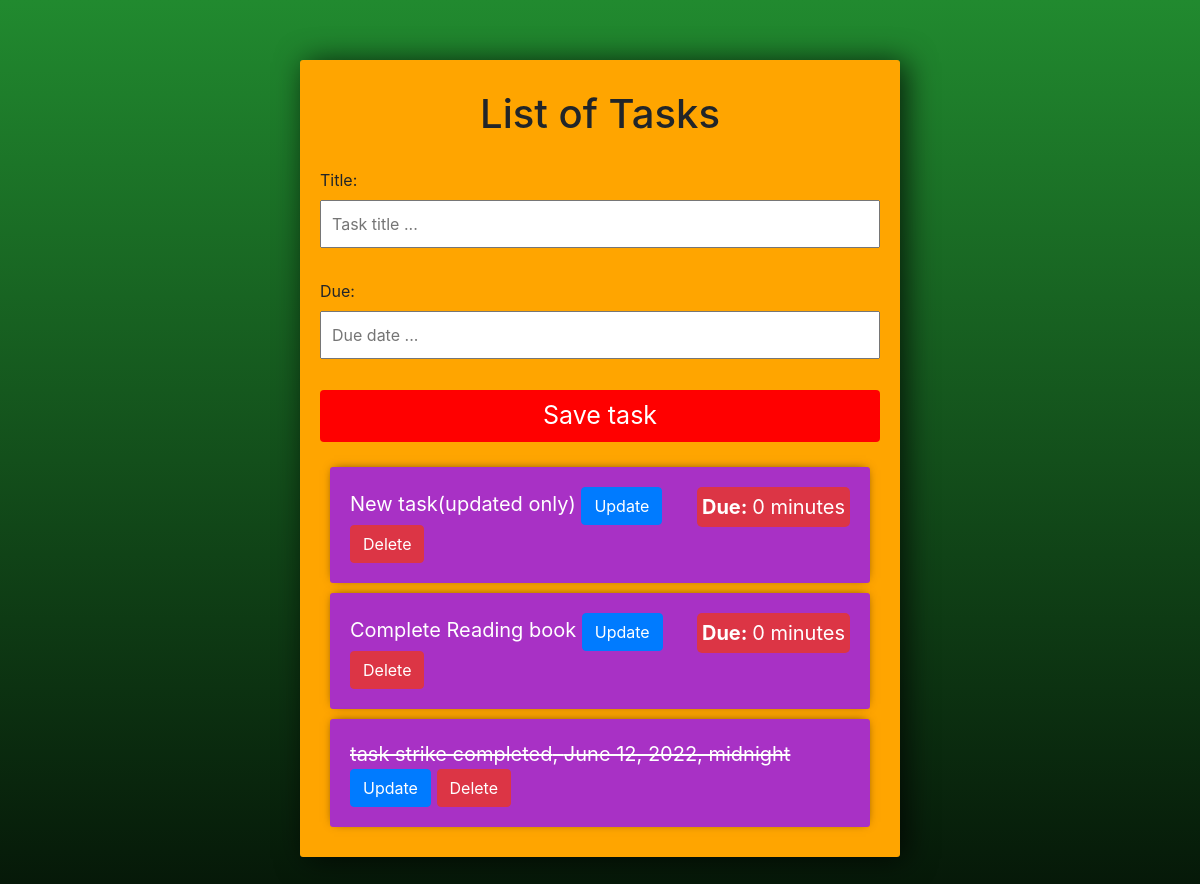
The app's page /, older data.
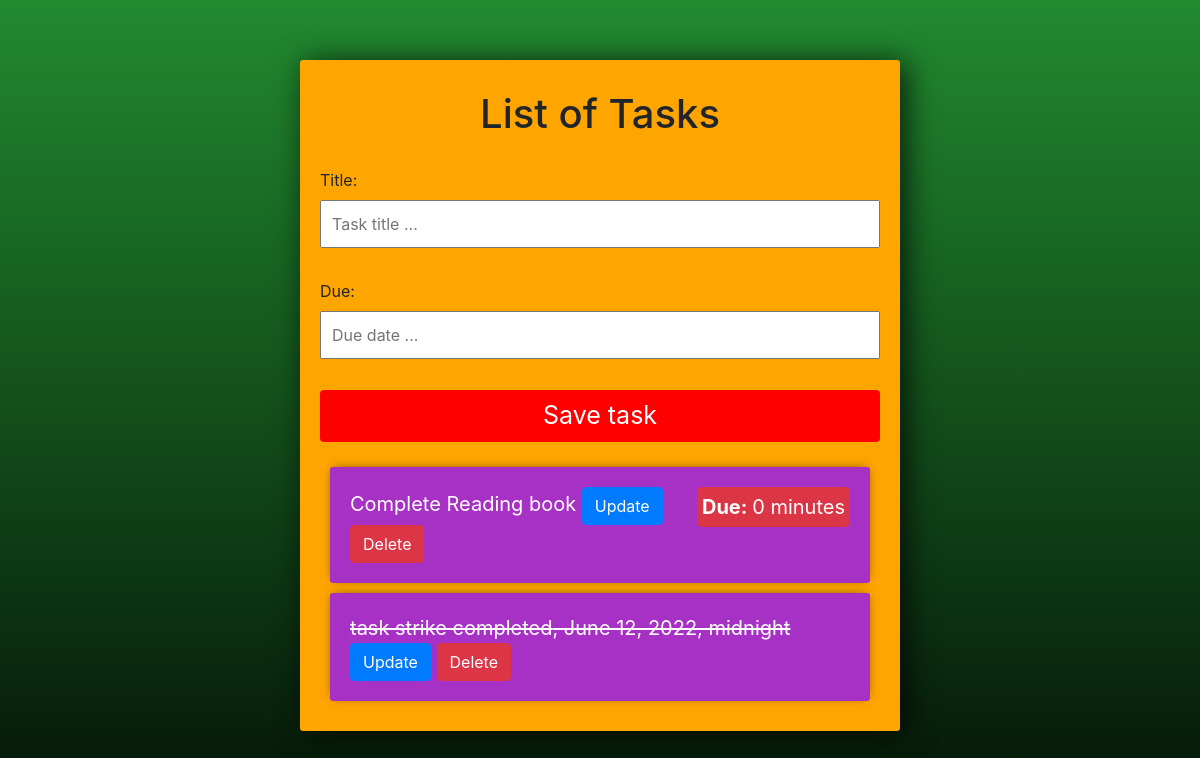
The same page, newer data.
### todo_list/models.py (models this page shows, shortened)
class Task(models.Model):
    title = models.CharField(max_length=200)
    complete = models.BooleanField(default=False)
    created = models.DateTimeField(auto_now_add=True)
    due = models.DateTimeField(auto_now_add=False, auto_now=False, blank=True, null=True)

### todo_list/views.py (the view)
# urls.py: path('', views.homeTask, name='home'),
def homeTask(request):
    tasks = Task.objects.all().order_by('complete', '-due')
    form = TaskForm()
    if request.method == 'POST':
        form = TaskForm(request.POST)
        if form.is_valid():
            form.save()
        return redirect('home')
    context = {
        'tasks':tasks,
        'form':form
    }
    return render(request, 'index.html', context)

### todo_list/forms.py
class TaskForm(forms.ModelForm):
    title = forms.CharField(widget=forms.TextInput(attrs={'placeholder':'Task title ...'}))
    due = forms.CharField(widget=forms.TextInput(attrs={'placeholder':'Due date ...'}))
    class Meta:
        model = Task
        fields = ['title', 'due']

### templates/index.html (shortened to what this page needs)
<!doctype html>
<html lang="en">
<head>
    <link rel="stylesheet" href="https://stackpath.bootstrapcdn.com/bootstrap/4.3.1/css/bootstrap.min.css">
<link rel="stylesheet" href="https://cdnjs.cloudflare.com/ajax/libs/jqueryui/1.12.1/themes/south-street/jquery-ui.min.css" />
<link rel="stylesheet" href="https://cdnjs.cloudflare.com/ajax/libs/jqueryui/1.12.1/themes/south-street/theme.min.css" />
<link rel="stylesheet" href="https://cdnjs.cloudflare.com/ajax/libs/jqueryui/1.12.1/jquery-ui.structure.min.css" />
</head>
<body>
    <div class="container" style="margin-top: 50px;">
        <center class="h1" style="margin-top: 10px;">List of Tasks</center>
        <form method="POST" action="" style="margin-top: 30px;">
            {{ form.as_p }}
            <input type="submit" value="Save task" class="btn save">
        </form>
        <div class="todo-list">
            {% for task in tasks %}
                <div class="item-row">
                    {% if task.complete == True %}
                        <strike>{{task.title}}, {{task.due}}</strike>
                    {% else %}
                        <span>{{task.title}}</span>
                        <span style="float: right;" class="timer"><b>Due: </b>{{ task.due|timeuntil }}</span>
                    {% endif %}
                    <a href="{% url 'update' task.id %}" class="btn btn-medium btn-primary">Update</a>
                    <a href="{% url 'delete' task.id %}" class="btn btn-medium btn-danger">Delete</a>
                </div>
            {% endfor %}
        </div>
    </div>
</body>
</html>

Row changes from the older to the newer data that the page shows:
removed Task: title "New task(updated only)", due "0 minutes"
